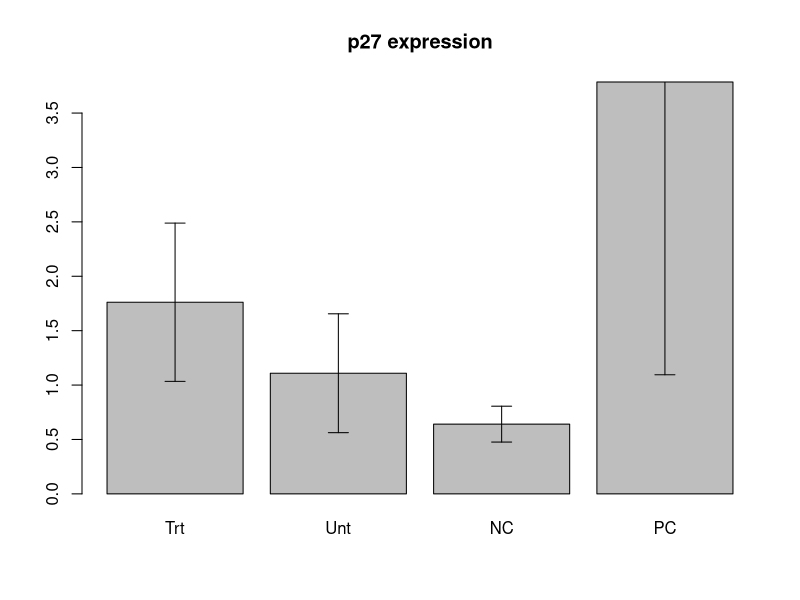

Recreate this plot in R.
getwd()
setwd("C:\\Users\\leh\\Documents\\GeneExpressionAnalysisInR")
d = read.csv("AnalysisEffectsOfDrugInTumorWithPBS.csv")
d
dCt_treated = d$treated_p27 - d$treated_GAPDH
dCt_untreated = d$untreated_p27 - d$untreated_GAPDH
mean_dCt_untreated = mean(dCt_untreated)
dCt_negative_control = d$negativeControl_p27 - d$negativeControl_GAPDH
dCt_positive_control = d$positiveControl_p27 - d$positiveControl_GAPDH

ddCt_treated = dCt_treated - mean_dCt_untreated
ddCt_untreated = dCt_untreated - mean_dCt_untreated
ddCt_negative_control = dCt_negative_control - mean_dCt_untreated
ddCt_positive_control = dCt_positive_control - mean_dCt_untreated

treated_p27_expression = 2**-ddCt_treated
untreated_p27_expression = 2**-ddCt_untreated
negative_control_expression = 2**-ddCt_negative_control
positive_control_expression = 2**-ddCt_positive_control


img_obj = barplot(c(mean(treated_p27_expression),
                    mean(untreated_p27_expression),
                    mean(negative_control_expression),
                    mean(positive_control_expression)), 
                  names.arg = c("Trt", "Unt", "NC", "PC"),
                  main = "p27 expression")

error.bar = function(x, y, upper, lower=upper, length=0.1,...) { 
  if(length(x) != length(y) | length(y) !=length(lower) | length(lower) != length(upper)) stop("vectors must be same length")     
  arrows(x,y+upper, x, y-lower, angle=90, code=3, length=length, ...)}

error.bar(img_obj,
          c(mean(treated_p27_expression), mean(untreated_p27_expression), mean(negative_control_expression), mean(positive_control_expression)),
          c(sd(treated_p27_expression), sd(untreated_p27_expression), sd(negative_control_expression), sd(positive_control_expression)))

expression = c(treated_p27_expression,
               untreated_p27_expression,
               negative_control_expression,
               positive_control_expression)
expression

condition = c(rep("treated_p27_expression", 10),
              rep("untreated_p27_expression", 10),
              rep("negative_control_expression", 10),
              rep("positive_control_expresson", 10))
data = as.data.frame(t(rbind(condition, expression)))
data$expression = as.numeric(data$expression)

summary(aov(formula = expression ~ condition, data = data))

see=pairwise.t.test(x=expression, g=condition, p.adjust.method = "fdr")
see$p.value
